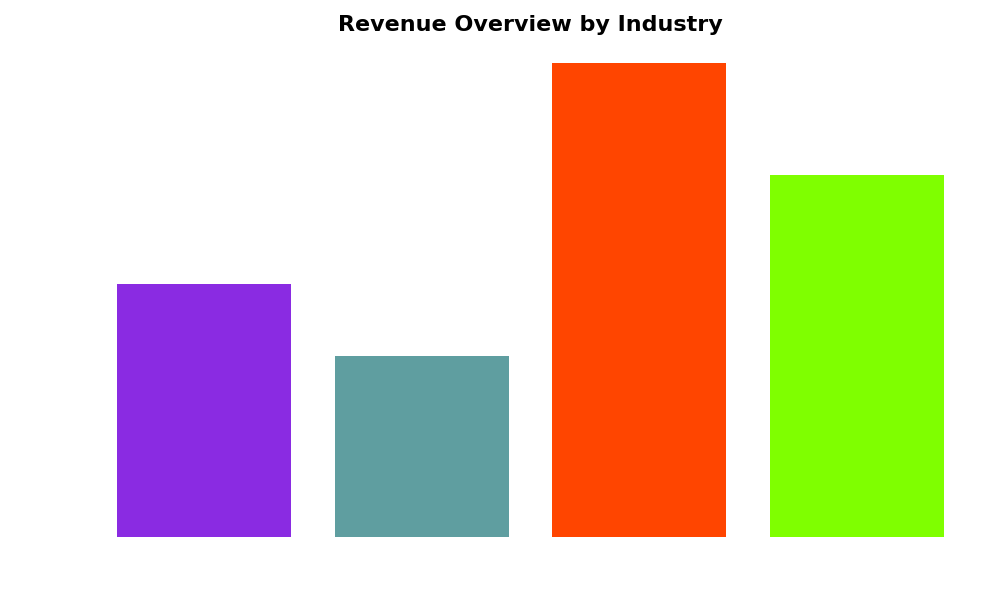

Python code for this plot:
import numpy as np
import matplotlib.pyplot as plt

sectors = ['AI', 'Cloud Computing', 'Cybersecurity', 'IoT']
total_revenues = np.array([63, 45, 118, 90])

# New set of colors
colors = ['#8A2BE2', '#5F9EA0', '#FF4500', '#7FFF00']

fig, ax = plt.subplots(figsize=(10, 6))

ax.bar(sectors, total_revenues, color=colors)

ax.set_xlabel('Industries', fontsize=14)
ax.set_ylabel('Revenue (Billion USD)', fontsize=14)
ax.set_title('Revenue Overview by Industry', fontsize=16, fontweight='bold')

ax.set_frame_on(False)  # Remove borders
plt.tight_layout()
plt.axis('off')  # Eliminate axes

plt.show()
